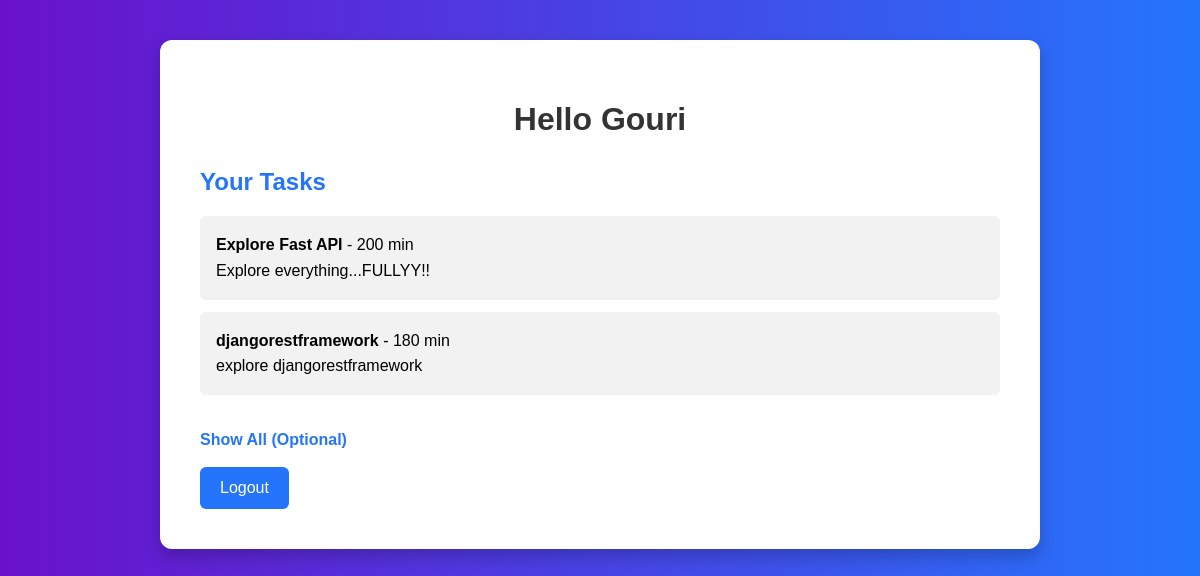
Screenshot of /employee-dashboard/ (signed in) with the database file from the repository.
### tasks/models.py (models this page shows, shortened)
class Task(models.Model):
    assigned_to = models.ForeignKey(User, on_delete=models.CASCADE)
    title = models.CharField(max_length=100)
    description = models.TextField()
    duration = models.IntegerField(help_text="in minutes")
    created_at = models.DateTimeField(auto_now_add=True)

### tasks/views.py (the view)
# urls.py: path('employee-dashboard/', views.dashboard_employee, name='dashboard_employee'),
@login_required
def dashboard_employee(request):
    if request.user.is_staff:
        return redirect('dashboard_admin')
    tasks = Task.objects.filter(assigned_to=request.user)
    return render(request, 'dashboard_employee.html', {'tasks': tasks})

### templates/dashboard_employee.html (shortened to what this page needs)
<!DOCTYPE html>
<html>
<head>
</head>
<body>
    <div class="dashboard-container">
        <h1>Hello {{ user.username }}</h1>
        <h2>Your Tasks</h2>
        <ul>
            {% for task in tasks %}
                <li>
                    <strong>{{ task.title }}</strong> - {{ task.duration }} min<br>
                    {{ task.description }}
                </li>
            {% empty %}
                <li>No tasks assigned.</li>
            {% endfor %}
        </ul>
        <a href="{% url 'all_tasks' %}">Show All (Optional)</a><br><br>
         <form method="post" action="{% url 'logout' %}">
    <button type="submit">Logout</button>
</form>
    </div>
</body>
</html>

### templates/dashboard_employee.html (style rules this page uses)
body { font-family: Arial, sans-serif; background: linear-gradient(to right, #6a11cb, #2575fc); margin: 0; padding: 40px 0; display: flex; justify-content: center; }
.dashboard-container { background-color: white; padding: 40px; border-radius: 12px; box-shadow: 0 8px 16px rgba(0, 0, 0, 0.2); width: 90%; max-width: 800px; }
h1 { text-align: center; color: #333; margin-bottom: 20px; }
h2 { color: #2575fc; margin-top: 30px; margin-bottom: 20px; }
ul { list-style-type: none; padding: 0; }
li { background-color: #f2f2f2; padding: 16px; margin-bottom: 12px; border-radius: 6px; line-height: 1.6; }
a { display: inline-block; margin-top: 20px; text-decoration: none; color: #2575fc; font-weight: bold; }
button { padding: 12px 20px; background-color: #2575fc; color: white; border: none; border-radius: 6px; cursor: pointer; font-size: 16px; }

### rows the page displays
Task: title "Explore Fast API", duration "200", description "Explore everything...FULLYY!!"
Task: title "djangorestframework", duration "180", description "explore djangorestframework"

### other values shown
{{ user.username }} "Gouri"
